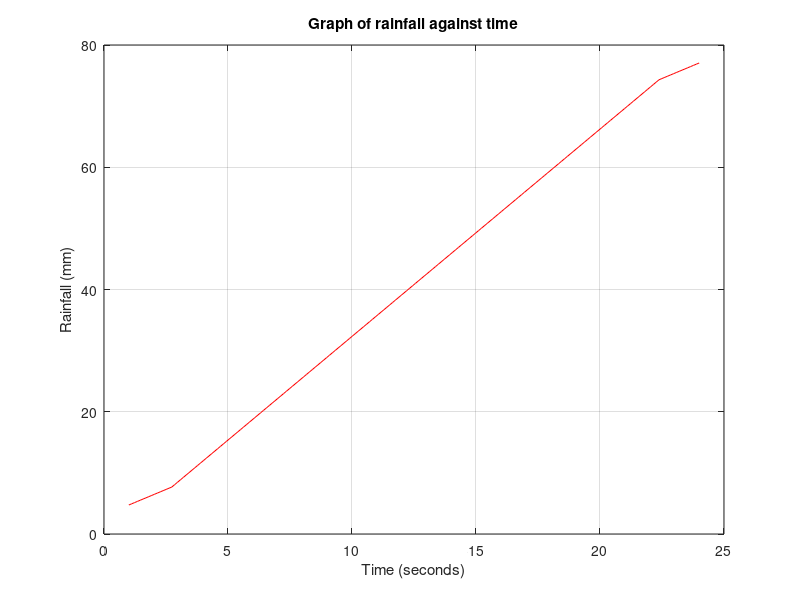
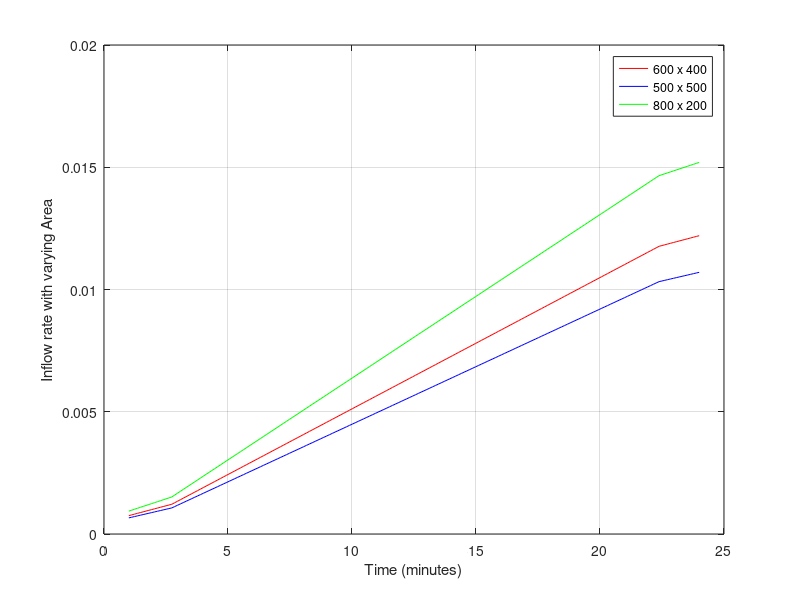
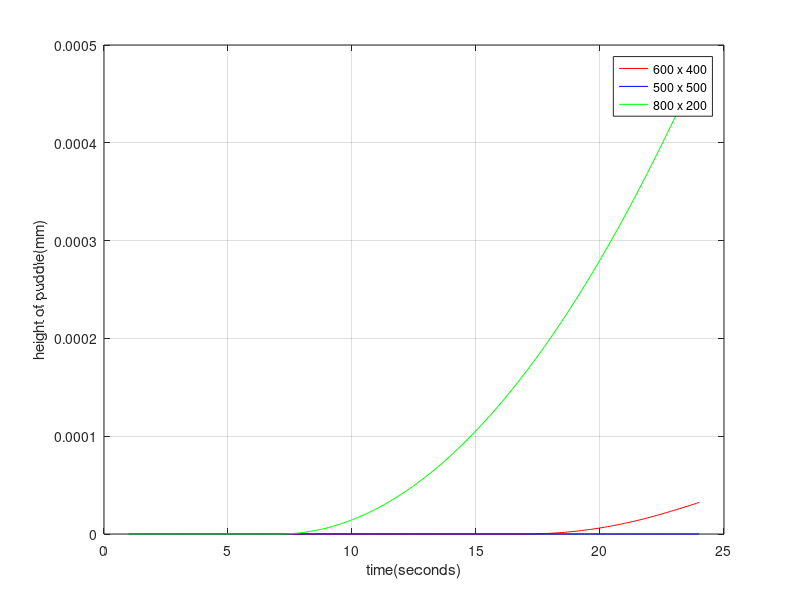

The MATLAB script that drew these images, in order: (Note: this script raises an error after producing the figures.)
clear;
clc;

% randomize inputs for rainfall and linear inputs for time (Assuming our min I is 2mm = light rain, and max I is 80mm= violent storm)
% step 1 :)

minI=2;
maxI=80;

% Here, we are trying to see the behavior for varying rainfall

% column array containing the time (in hr) and rainfall intensity (in
% mm/hr)
test_cases = [linspace(1, 24, 200);linspace(minI,maxI,200);];

time = test_cases(1, :);
I = test_cases(2,:);
rainfall = movmean(I, 30); %what does this line do?

% Tests should also be run to find the ideal runoff coefficient C
CP = 0.85; % for pavement
CBr = 0.15; % for Bio-retention surface

%             pavement area; bio-retention surface area
Area_tests = [600, 500, 800; 400, 500, 200;];

Qin_1 = zeros (1, 200);
Vin_1 = zeros (1, 200);

Qin_2 = zeros (1, 200);
Vin_2 = zeros (1, 200);

Qin_3 = zeros (1, 200);
Vin_3 = zeros (1, 200);


for i = 1:200

    Cc = ((Area_tests(1, 1)*CP)+(Area_tests(2, 1)*CBr))/1000;
    Vin_1(i)= Cc*rainfall(i)*(Area_tests(1, 1)+Area_tests(2, 1));
    Qin_1(i)=(Cc*rainfall(i)*(Area_tests(1, 1)+Area_tests(2, 1)))/(3.6*10^6);
end

for i = 1:200

    Cc = ((Area_tests(1, 2)*CP)+(Area_tests(2, 2)*CBr))/1000;
    Vin_2(i)= Cc*rainfall(i)*(Area_tests(1, 2)+Area_tests(2, 2));
    Qin_2(i)=(Cc*rainfall(i)*(Area_tests(1, 2)+Area_tests(2, 2)))/(3.6*10^6);
end
for i = 1:200

    Cc = ((Area_tests(1, 3)*CP)+(Area_tests(2, 3)*CBr))/1000;
    Vin_3(i)= Cc*rainfall(i)*(Area_tests(1, 3)+Area_tests(2, 3));
    Qin_3(i)= (Cc*rainfall(i)*(Area_tests(1, 3)+Area_tests(2, 3)))/(3.6*10^6);
end

figure(1);
plot(time, rainfall, 'LineWidth',0.5, 'Color',"r");
xlabel('Time (seconds)');
ylabel('Rainfall (mm)');
title('Graph of rainfall against time');
grid on;


figure(2);
plot(time, Qin_1, 'LineWidth', 0.5, 'Color',"r");
hold on;
plot(time, Qin_2, 'LineWidth', 0.5,'Color',"b");
plot(time, Qin_3, 'LineWidth', 0.5, 'Color',"g");
hold off;
xlabel('Time (minutes)');
ylabel('Inflow rate with varying Area');
legend('600 x 400', '500 x 500', '800 x 200', 'Location', 'best');
grid on;


%step 2 :)
% calculating the amount of water that infiltrates, what remains and the
% height of whatever remains

h1 = zeros (1, 200);
h2 = zeros (1, 200);
h3 = zeros (1, 200);

delta_t = (time(2) - time(1));
infiltration_rate = 80;

puddle_1 = zeros(1, 200);
for i = 2:200
    water_absorbed = (Area_tests(2, 1)*infiltration_rate)/(3.6*10^6);
    puddle_1(i) = Qin_1(i)-water_absorbed;

    if puddle_1(i)<=0
        h1(i)=0;
    else
        h1(i) = (h1(i-1)+(puddle_1(i) * delta_t) / Area_tests(2, 1));
    end
end

puddle_2 = zeros (1, 200);
for i = 2:200
    water_absorbed = ((Area_tests(2, 2)*infiltration_rate)/(3.6*10^6));
    puddle_2(i) = Qin_2(i)-water_absorbed;

    if puddle_2(i)<=0 
        h2(i)=0;
    else
        h2(i) = (h2(i-1)+(puddle_2(i) * delta_t) / Area_tests(2, 2));
    end
end

puddle_3 = zeros (1, 200);
for i = 2:200
    water_absorbed = (Area_tests(2, 3)*infiltration_rate)/(3.6*10^6);
    puddle_3(i)= Qin_3(i)-water_absorbed;

    if puddle_3(i)<=0
        h3(i)=0;
    else
        h3(i) = (h3(i-1)+(puddle_3(i) * delta_t) / Area_tests(2, 3));
    end
end

figure(3);
plot(time,h1, 'LineWidth', 0.5, 'Color','r');
hold on;
plot(time, h2, 'LineWidth', 0.5, 'Color', 'b');
plot(time, h3,'LineWidth', 0.5, 'Color','g');
hold off;
xlabel ('time(seconds)');
ylabel ('height of puddle(mm)');
legend('600 x 400', '500 x 500', '800 x 200', 'Location', 'best');
grid on;


% creating a CSV file with 3 values: Q, h and t 

time_column = time(:);
Q_column = Qin_1(:);
h_column = h1(:);

module_1_inputs = table (time_column, Q_column, h_column);
writetable(module_1_inputs, 'module_1_inputs.csv');
